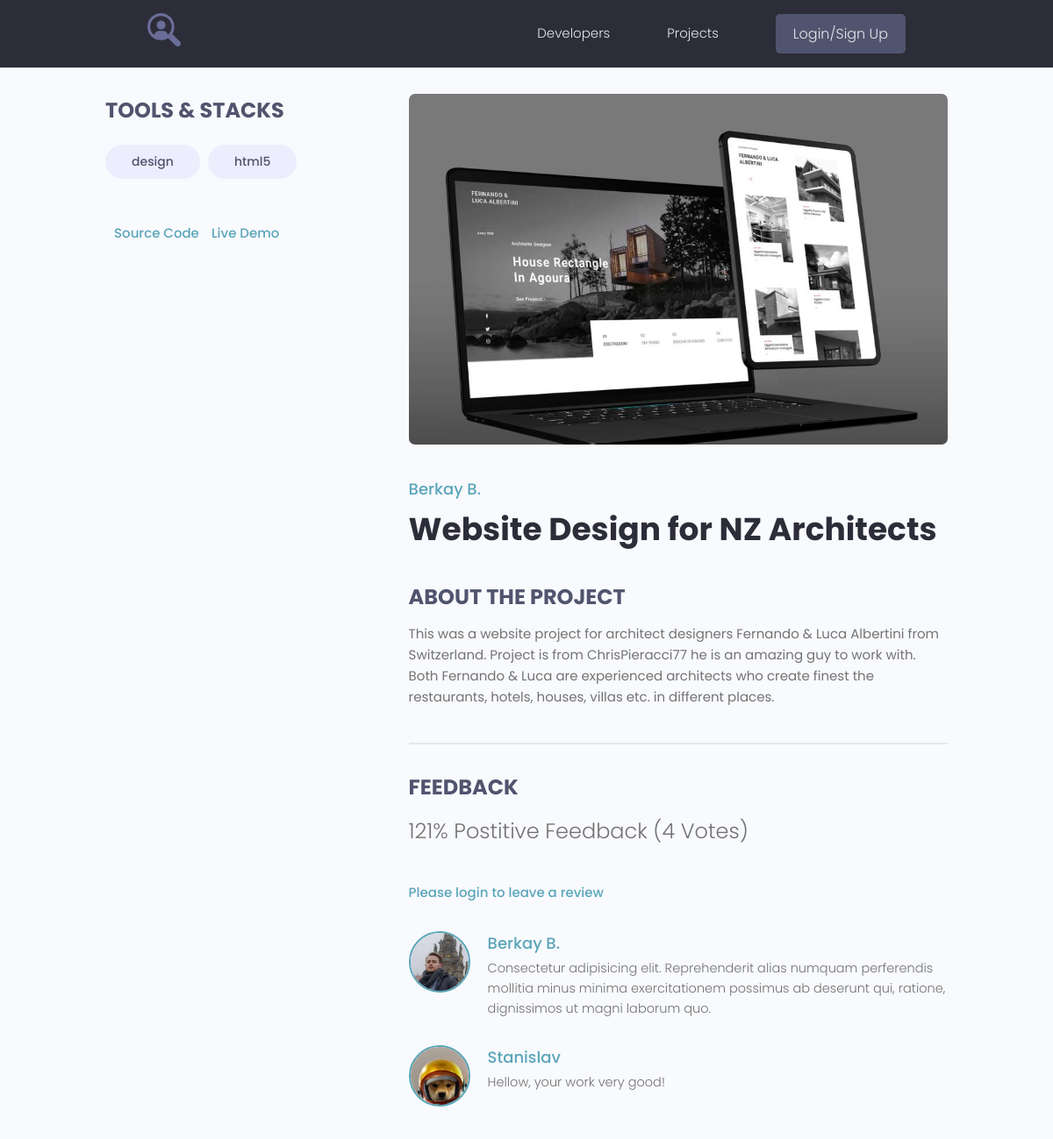
Page /projects/project/2/ on the committed database.
### projects/models.py (models this page shows, shortened)
class Tag(models.Model):
    name = models.CharField(max_length=200)
    created = models.DateTimeField(auto_now_add=True) # Дата создания тега
    def __str__(self):
        return self.name

class Project(models.Model):
    owner = models.ForeignKey(Profile, on_delete=models.SET_NULL, null=True, blank=True)
    title = models.CharField(max_length=200) # Название самого какого то проекта
    description = models.TextField(null=True, blank=True) # Поле по больше(Пустое поле, по умолчанию null)
    featured_image = models.ImageField(null=True, blank=True, upload_to='projects/%Y/%m/%d/', default='default.jpg') # Поле для изображения, поле будет заполняться динамически. upload_to - указывает по какому пути будет загружаться изображение. default='default.jpg' не указываем путь к папке, значит она должна лежать в медиа.
    demo_link = models.CharField(max_length=2000, null=True, blank=True) # будет два перехода
    source_link = models.CharField(max_length=2000, null=True, blank=True)
    tags = models.ManyToManyField('Tag', blank=True)
    vote_total = models.IntegerField(default=0, null=True, blank=True) # для подсчёта кол-ва процентов
    vote_ratio = models.IntegerField(default=0, null=True, blank=True) # для подсчёта кол-ва
    created = models.DateTimeField(auto_now_add=True)  # Дата создания какого-то проекта.
    class Meta:
        ordering = ['-vote_total'] # Привяжемся к положительным либо отрицательным отзывам
    def reviewers(self): # Что бы элементы считались
        queryset = self.review_set.all().values_list('owner__id', flat=True) # через self.review_set.all() будем брать все данные, список значений(id владельца)
        return queryset

class Review(models.Model):
    VOTE_TYPE = (
        ('up', 'Up Vote'),
        ('down', 'Down Vote')
    ) # Будет два варианта положительный, либо отрицательный отзыв.
    owner = models.ForeignKey(Profile, on_delete=models.CASCADE, null=True) # владелец отзыва. null=True - поле владельца может быть пустым и писать комментарий может любой пользователь и не зарегистрированный.
    project = models.ForeignKey(Project, on_delete=models.CASCADE) # делать поле пустым не будем, пот-то отзывы делаем по какому-то проекту. Обязательно поле проекты должно быть заполнено.
    body = models.TextField(null=True, blank=True) # тело самого отзыва.
    value = models.CharField(max_length=200, choices=VOTE_TYPE) # а атрибут choices добавим VOTE_TYPE - будем выбирать один из элементов VOTE_TYPE. Из выпадающего списка будет выбираться одно из значений. max_length=200 - для текста выпадающего списка.
    created = models.DateTimeField(auto_now_add=True)
    class Meta:
        unique_together = [['owner', 'project']] # unique_together - специальное имя переменной, пара уникальных элементов. Что бы пользователь был уникальный для одного проекта.

### users/models.py (models this page shows, shortened)
class Profile(models.Model):
    user = models.OneToOneField(User, on_delete=models.CASCADE, null=True, blank=True)  # Один профиль пользователя может быть связан с одним зарегистрированным пользователем, у которого могут быть проекты и т.д. Что бы одна регистрационная учётка соответствовала одному профилю пользователя.
    name = models.CharField(max_length=200, blank=True, null=True)
    email = models.EmailField(max_length=500, blank=True, null=True)  # что бы у него проходила валидация от самого django
    username = models.CharField(max_length=200, blank=True, null=True)
    short_info = models.CharField(max_length=200, blank=True, null=True)  # краткое описание
    bio = models.TextField(blank=True, null=True)
    profile_image = models.ImageField(blank=True, null=True, upload_to='profiles/', default='profiles/user-default.png')
    social_github = models.CharField(max_length=200, blank=True, null=True)
    social_youtube = models.CharField(max_length=200, blank=True, null=True)
    social_website = models.CharField(max_length=200, blank=True, null=True)
    created = models.DateTimeField(auto_now_add=True)

### projects/views.py (the view, shortened to what this page needs)
# urls.py: path('project/<str:pk>/', views.project, name='project'),
def project(request, pk):
    project_obj = Project.objects.get(id=pk)
    form = ReviewForm()
    context = {
        'project': project_obj,
        'form': form
    }
    return render(request, 'projects/single-project.html', context)

### projects/templates/projects/single-project.html (shortened to what this page needs)
{% extends 'projects/base.html' %}
{% block content %}
<main class="singleProject my-md">
    <div class="container">
        <div class="layout">
            <div class="column column--1of3">
                <h3 class="singleProject__subtitle">Tools & Stacks</h3>
                <div class="singleProject__toolStack">
                    {% for tag in project.tags.all %}
                    <span class="tag tag--pill tag--sub tag--lg">
                          <small>{{ tag }}</small>
                        </span>
                    {% endfor %}
                </div>
                {% if project.source_link %}
                <a class="singleProject__liveLink" href="{{ project.source_link }}" target="_blank">Source Code
                </a>
                {% endif %}
                {% if project.demo_link %}
                <a class="singleProject__liveLink" href="{{ project.demo_link }}" target="_blank">Live Demo
                </a>
                {% endif %}
            </div>
            <div class="column column--2of3">
                <img class="singleProject__preview" src="{{ project.featured_image.url }}" alt="portfolio thumbnail"/>
                <a href="{% url 'user_profile' project.owner.id %}" class="singleProject__developer">{{ project.owner.name }}</a>
                <h2 class="singleProject__title">{{ project.title }}</h2>
                <h3 class="singleProject__subtitle">About the Project</h3>
                <div class="singleProject__info">
                    {{ project.description }}
                </div>
                <div class="comments">
                    <h3 class="singleProject__subtitle">Feedback</h3>
                    <h5 class="project--rating">
                        {{ project.vote_total }}% Postitive
                        Feedback ({{ project.vote_ratio }} Vote{{ project.vote_ratio|pluralize:'s' }})
                    </h5>
                    {% if request.user.profile.id in project.reviewers %}
                    <p>You have already submitted your review for this project</p>
                    {% elif request.user.profile == project.owner %}
                    <p>Your review your work</p>
                    {% else %}
                    <a href="{% url 'login' %}">Please login to leave a review</a>
                    {% endif %}
                    <div class="commentList">
                        {% for review in project.review_set.all %}
                        {% if review.body %}
                        <div class="comment">
                            <a href="{% url 'user_profile' review.owner.id %}">
                                <img class="avatar avatar--md"
                                     src="{{ review.owner.profile_image.url }}" alt="user"/>
                            </a>
                            <div class="comment__details">
                                <a href="{% url 'user_profile' review.owner.id %}" class="comment__author">{{ review.owner.name }}</a>
                                <p class="comment__info">
                                    {{ review.body|linebreaksbr }}
                                </p>
                            </div>
                        </div>
                        {% endif %}
                        {% endfor %}
                    </div>
                </div>
            </div>
        </div>
    </div>
</main>
{% endblock %}

### projects/static/styles/app.css (style rules this page uses)
:root { --color-sub: #2d2d39; }
img { width: 100%; }
.singleProject .column--1of3 { order: 2; }
@media screen and (min-width: 1081px) { .singleProject .column--1of3 { order: 1; } }
@media screen and (min-width: 1081px) { .singleProject .column--2of3 { order: 2; } }
.singleProject__toolStack { margin-top: 2rem; margin-bottom: 4rem; }
.singleProject__liveLink { font-weight: 500; transition: all 0.3s ease-in-out; border-bottom: 2px solid transparent; }
.singleProject__preview { height: 50vh; object-fit: cover; object-position: top center; margin-bottom: 3rem; border-radius: 0.7rem; }
.singleProject__developer { font-size: 1.8rem; font-weight: 500; }
.singleProject__title { font-size: 3.6rem; font-weight: 700; color: var(--color-sub); margin-bottom: 3rem; }
.project--rating { margin-bottom: 1.6em; margin-top: .5em; }
.singleProject__subtitle { text-transform: uppercase; font-size: 2.4rem; font-weight: 700; color: var(--color-sub-light); margin-bottom: 1rem; }
.comments { margin-top: 4rem; padding-top: 3rem; border-top: 2px solid var(--color-light); }
.commentList { margin: 3rem 0; }
.comment { display: flex; gap: 2rem; }
.comment:not(:last-child) { margin-bottom: 3rem; }
.comment__author { font-size: 1.8rem; }
.comment__info { font-size: 1.45rem; }

### projects/static/uikit/styles/modules/_variables.css (style rules this page uses)
:root { --color-main: #5aa5b9; --color-main-light: #e6faff; --color-sub: #3f4156; --color-sub-light: #51546e; --color-sub-lighter: #ededfd; --color-text: #737373; --color-gray: #8b8b8b; --color-light: #e5e7eb; --color-light-gray: #767676; --color-bg: #f8fafd; --color-white: #fffefd; --color-white-light: #f3f3f3; --color-success: #359e64; --color-success-bg: #def8e8; --color-error: #fc4b0b; --color-error-bg: #fff2ee; --font-base: 'Poppins', arial, helvetica, 'Segoe UI', roboto, ubuntu, sans-serif; --font-monospace: 'Fira Code', 'Courier New', courier, monospace; --font-regular: 300; --font-medium: 500; --font-bold: 700; --generic-shadow: 1px 1px 5px #00000010; --generic-transition: all 0.3s ease-in-out; }

### projects/static/uikit/styles/modules/_base.css (style rules this page uses)
* { margin: 0; padding: 0; box-sizing: border-box; text-rendering: optimizeLegibility; color: inherit; font-size: inherit; }
html { font-size: 50%; }
@media only screen and (min-width: 480px) { html { font-size: 56.25%; } }
@media only screen and (min-width: 1200px) { html { font-size: 62.5%; } }
body { line-height: 1.6; font-weight: 400; font-size: 1.5rem; color: var(--color-text); background-color: var(--color-bg); min-height: 100vh; }

### projects/static/uikit/styles/modules/_typography.css (style rules this page uses)
* { font-family: var(--font-base); }
h2 { font-size: 3.6rem; font-weight: var(--font-bold); }
h3 { font-size: 3.2rem; font-weight: var(--font-medium); }
h5 { font-size: 2.4rem; font-weight: var(--font-medium); }
h5, h6 { font-weight: var(--font-regular); }
p, span, strong { font-size: 1.6rem; color: var(--color-text); font-weight: var(--font-regular); }
a { padding-bottom: 2px; text-decoration: none; display: inline-block; color: var(--color-main); font-weight: var(--font-medium); }

### projects/static/uikit/styles/modules/_utilities.css (style rules this page uses)
.container { width: 92%; max-width: 165rem; margin: 0 auto; box-sizing: border-box; }
@media screen and (min-width: 1000px) { .container { width: 90%; } }
@media screen and (min-width: 1200px) { .container { width: 80%; } }
.my-md { margin: 3rem auto; }

### projects/static/uikit/styles/modules/_avatar.css (style rules this page uses)
.avatar { border-radius: 50%; border: 2px solid var(--color-main); object-fit: cover; }
.avatar--md { height: 7rem; width: 7rem; }

### projects/static/uikit/styles/modules/_tag.css (style rules this page uses)
.tag { display: inline-flex; align-items: center; background-color: var(--color-sub); height: -webkit-fit-content; height: -moz-fit-content; height: fit-content; width: -webkit-fit-content; width: -moz-fit-content; width: fit-content; border-radius: 0.5rem; padding: 0.5rem 1.5rem; font-size: 1.2rem; cursor: pointer; }
.tag:not(:last-child) { margin-right: 0.25rem; margin-bottom: 0.75rem; }
.tag > small { color: var(--color-white); }
.tag--pill { border-radius: 5rem; }
.tag--sub, .tag--sub > small { background: var(--color-sub-lighter); color: var(--color-sub-light); font-weight: 500; }
.tag--lg { padding: 0.8rem 3rem; font-size: 1.4rem; }
.tag--lg:not(:last-child) { margin-right: 0.5rem; margin-bottom: 1rem; }

### projects/static/uikit/styles/modules/_layout.css (style rules this page uses)
.layout { display: flex; flex-flow: row wrap; justify-content: space-between; }
.layout > .column { margin-bottom: 3rem; }
.layout > .column.column--1of3 { flex-basis: 30%; }
.layout > .column.column--2of3 { flex-basis: 64%; }

### rows in the picture
Tag: name "design"
Tag: name "html5"
Project: featured_image (picture), owner.name "Berkay B.", title "Website Design for NZ Architects", description "This was a website project for architect designers Fernando & Luca Albertini from Switzerland. Project is from ChrisPieracci77 he is an amazing guy to work with. Both Fernando & Luca are experienced architects who create finest the restaurants, hotels, houses, villas etc. in different places.", vote_total "121", vote_ratio "4"
Review: owner.profile_image (picture), owner.name "Berkay B.", body "Consectetur adipisicing elit. Reprehenderit alias numquam perferendis mollitia minus minima exercitationem possimus ab deserunt qui, ratione, dignissimos ut magni laborum quo."
Review: owner.profile_image (picture), owner.name "Stanislav", body "Hellow, your work very good!"
